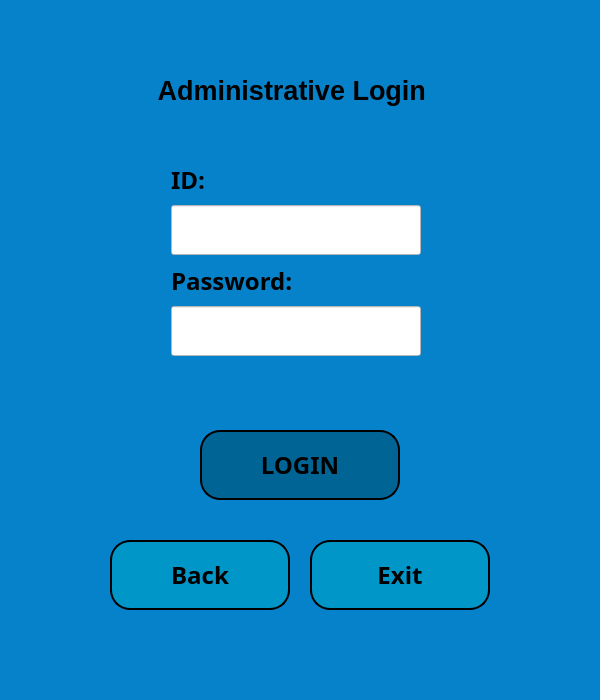
<?xml version="1.0" encoding="UTF-8"?>
<ui version="4.0">
 <class>admin_window</class>
 <widget class="QMainWindow" name="admin_window">
  <property name="geometry">
   <rect>
    <x>0</x>
    <y>0</y>
    <width>600</width>
    <height>700</height>
   </rect>
  </property>
  <property name="minimumSize">
   <size>
    <width>600</width>
    <height>700</height>
   </size>
  </property>
  <property name="maximumSize">
   <size>
    <width>600</width>
    <height>700</height>
   </size>
  </property>
  <property name="windowTitle">
   <string>Admin Window</string>
  </property>
  <property name="styleSheet">
   <string notr="true">background-color: rgb(5, 130, 202);
</string>
  </property>
  <widget class="QWidget" name="centralwidget">
   <widget class="QLabel" name="adminwdw_lbl_heading">
    <property name="geometry">
     <rect>
      <x>50</x>
      <y>40</y>
      <width>491</width>
      <height>101</height>
     </rect>
    </property>
    <property name="font">
     <font>
      <family>MS Shell Dlg 2</family>
      <pointsize>20</pointsize>
      <weight>75</weight>
      <bold>true</bold>
     </font>
    </property>
    <property name="text">
     <string>Administrative Login </string>
    </property>
    <property name="alignment">
     <set>Qt::AlignCenter</set>
    </property>
   </widget>
   <widget class="QPushButton" name="adminwdw_btn_login">
    <property name="geometry">
     <rect>
      <x>200</x>
      <y>430</y>
      <width>200</width>
      <height>70</height>
     </rect>
    </property>
    <property name="font">
     <font>
      <family>Bahnschrift SemiBold</family>
      <pointsize>18</pointsize>
      <weight>75</weight>
      <bold>true</bold>
     </font>
    </property>
    <property name="styleSheet">
     <string notr="true">QPushButton{
	background-color: rgb(0, 100, 148);

border:2px solid rgb(0, 150, 199);
border-radius:20px;
border-color:black;
}
QPushButton:hover {
     background-color: rgb(202, 240, 248);
     border:2px solid rgb(0, 150, 199);
}</string>
    </property>
    <property name="text">
     <string>LOGIN</string>
    </property>
   </widget>
   <widget class="QPushButton" name="adminwdw_btn_returnmain">
    <property name="geometry">
     <rect>
      <x>110</x>
      <y>540</y>
      <width>180</width>
      <height>70</height>
     </rect>
    </property>
    <property name="maximumSize">
     <size>
      <width>16777215</width>
      <height>70</height>
     </size>
    </property>
    <property name="font">
     <font>
      <family>Bahnschrift SemiBold</family>
      <pointsize>18</pointsize>
      <weight>75</weight>
      <bold>true</bold>
     </font>
    </property>
    <property name="styleSheet">
     <string notr="true">QPushButton {
background-color: rgb(0, 150, 199);
   border-color: rgb(66, 167, 255);
   border-bottom-color: rgb(255, 255, 255);
   border:2px solid rgb(202, 240, 248);
   border-radius:20px;
   border-color: black;
}

QPushButton:hover {
     background-color: rgb(202, 240, 248);
     border:2px solid rgb(202, 240, 248);
}
    
   </string>
    </property>
    <property name="text">
     <string>Back</string>
    </property>
   </widget>
   <widget class="QPushButton" name="adminwdw_btn_exit">
    <property name="geometry">
     <rect>
      <x>310</x>
      <y>540</y>
      <width>180</width>
      <height>70</height>
     </rect>
    </property>
    <property name="font">
     <font>
      <family>Bahnschrift SemiBold</family>
      <pointsize>18</pointsize>
      <weight>75</weight>
      <bold>true</bold>
     </font>
    </property>
    <property name="styleSheet">
     <string notr="true">QPushButton {
background-color: rgb(0, 150, 199);
   border-color: rgb(66, 167, 255);
   border-bottom-color: rgb(255, 255, 255);
   border:2px solid rgb(202, 240, 248);
   border-radius:20px;
   border-color: black;
}

QPushButton:hover {
     background-color: rgb(202, 240, 248);
     border:2px solid rgb(202, 240, 248);
}
    
   </string>
    </property>
    <property name="text">
     <string>Exit</string>
    </property>
   </widget>
   <widget class="QWidget" name="layoutWidget">
    <property name="geometry">
     <rect>
      <x>171</x>
      <y>160</y>
      <width>271</width>
      <height>241</height>
     </rect>
    </property>
    <layout class="QVBoxLayout" name="verticalLayout">
     <item>
      <widget class="QLabel" name="adminwdw_lbl_ADid">
       <property name="font">
        <font>
         <family>Bahnschrift SemiBold</family>
         <pointsize>18</pointsize>
         <weight>75</weight>
         <bold>true</bold>
        </font>
       </property>
       <property name="text">
        <string>ID:</string>
       </property>
      </widget>
     </item>
     <item>
      <widget class="QLineEdit" name="adminwdw_linedit_ADid">
       <property name="minimumSize">
        <size>
         <width>250</width>
         <height>50</height>
        </size>
       </property>
       <property name="maximumSize">
        <size>
         <width>250</width>
         <height>50</height>
        </size>
       </property>
       <property name="styleSheet">
        <string notr="true">background-color: rgb(255, 255, 255);</string>
       </property>
      </widget>
     </item>
     <item>
      <widget class="QLabel" name="adminwdw_lbl_ADpassword">
       <property name="font">
        <font>
         <family>Bahnschrift SemiBold</family>
         <pointsize>18</pointsize>
         <weight>75</weight>
         <bold>true</bold>
        </font>
       </property>
       <property name="text">
        <string>Password:</string>
       </property>
      </widget>
     </item>
     <item>
      <widget class="QLineEdit" name="adminwdw_linedit_ADpassword">
       <property name="minimumSize">
        <size>
         <width>250</width>
         <height>50</height>
        </size>
       </property>
       <property name="maximumSize">
        <size>
         <width>250</width>
         <height>50</height>
        </size>
       </property>
       <property name="styleSheet">
        <string notr="true">background-color: rgb(255, 255, 255);</string>
       </property>
       <property name="echoMode">
        <enum>QLineEdit::Password</enum>
       </property>
      </widget>
     </item>
     <item>
      <widget class="QLabel" name="adminwdw_lbl_warning">
       <property name="styleSheet">
        <string notr="true">color: rgb(255, 38, 0);</string>
       </property>
       <property name="text">
        <string/>
       </property>
      </widget>
     </item>
    </layout>
   </widget>
  </widget>
  <widget class="QMenuBar" name="menubar">
   <property name="geometry">
    <rect>
     <x>0</x>
     <y>0</y>
     <width>600</width>
     <height>26</height>
    </rect>
   </property>
  </widget>
  <widget class="QStatusBar" name="statusbar"/>
 </widget>
 <resources/>
 <connections/>
</ui>
